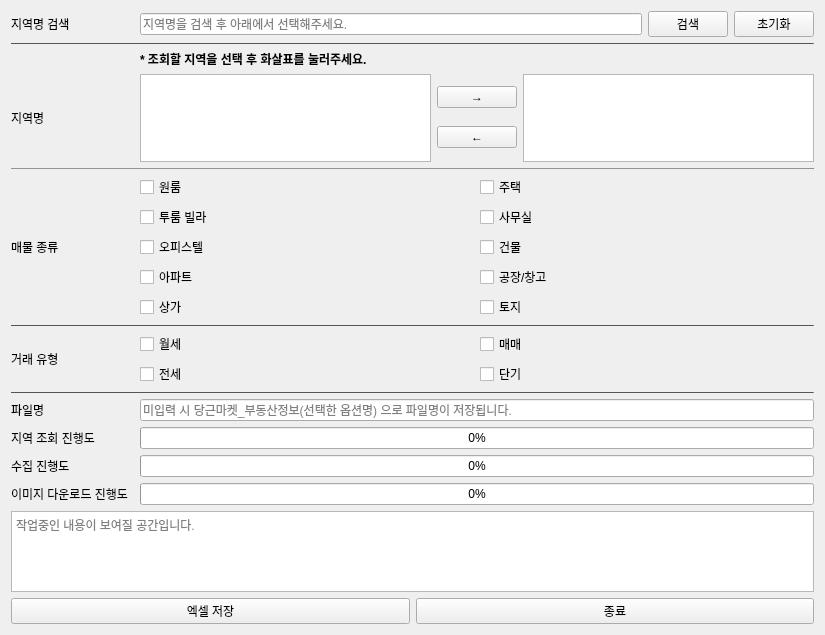
<?xml version="1.0" encoding="UTF-8"?>
<ui version="4.0">
 <class>Form</class>
 <widget class="QWidget" name="Form">
  <property name="geometry">
   <rect>
    <x>0</x>
    <y>0</y>
    <width>825</width>
    <height>635</height>
   </rect>
  </property>
  <property name="windowTitle">
   <string>Form</string>
  </property>
  <layout class="QGridLayout" name="gridLayout_3">
   <item row="0" column="0">
    <layout class="QGridLayout" name="gridLayout_2">
     <item row="1" column="0">
      <widget class="QLabel" name="label_2">
       <property name="text">
        <string>지역명 검색</string>
       </property>
      </widget>
     </item>
     <item row="3" column="2">
      <widget class="QLabel" name="label_7">
       <property name="styleSheet">
        <string notr="true">font-weight: bold;</string>
       </property>
       <property name="text">
        <string>* 조회할 지역을 선택 후 화살표를 눌러주세요.</string>
       </property>
      </widget>
     </item>
     <item row="11" column="0">
      <widget class="QLabel" name="label">
       <property name="text">
        <string>파일명</string>
       </property>
      </widget>
     </item>
     <item row="7" column="0">
      <widget class="QLabel" name="label_3">
       <property name="text">
        <string>매물 종류</string>
       </property>
      </widget>
     </item>
     <item row="7" column="2">
      <layout class="QHBoxLayout" name="horizontalLayout_6">
       <item>
        <layout class="QVBoxLayout" name="verticalLayout_5">
         <item>
          <widget class="QCheckBox" name="one_room_check_box">
           <property name="text">
            <string>원룸</string>
           </property>
          </widget>
         </item>
         <item>
          <widget class="QCheckBox" name="two_room_checkbox">
           <property name="text">
            <string>투룸 빌라</string>
           </property>
          </widget>
         </item>
         <item>
          <widget class="QCheckBox" name="officetel_check_box">
           <property name="text">
            <string>오피스텔</string>
           </property>
          </widget>
         </item>
         <item>
          <widget class="QCheckBox" name="apart_check_box">
           <property name="text">
            <string>아파트</string>
           </property>
          </widget>
         </item>
         <item>
          <widget class="QCheckBox" name="store_check_box">
           <property name="text">
            <string>상가</string>
           </property>
          </widget>
         </item>
        </layout>
       </item>
       <item>
        <layout class="QVBoxLayout" name="verticalLayout_6">
         <item>
          <widget class="QCheckBox" name="house_check_box">
           <property name="text">
            <string>주택</string>
           </property>
          </widget>
         </item>
         <item>
          <widget class="QCheckBox" name="office_check_box">
           <property name="text">
            <string>사무실</string>
           </property>
          </widget>
         </item>
         <item>
          <widget class="QCheckBox" name="building_check_box">
           <property name="text">
            <string>건물</string>
           </property>
          </widget>
         </item>
         <item>
          <widget class="QCheckBox" name="factory_check_box">
           <property name="text">
            <string>공장/창고</string>
           </property>
          </widget>
         </item>
         <item>
          <widget class="QCheckBox" name="land_check_box">
           <property name="text">
            <string>토지</string>
           </property>
          </widget>
         </item>
        </layout>
       </item>
      </layout>
     </item>
     <item row="14" column="0">
      <widget class="QLabel" name="label_9">
       <property name="text">
        <string>이미지 다운로드 진행도</string>
       </property>
      </widget>
     </item>
     <item row="13" column="2">
      <widget class="QProgressBar" name="progressBar_2">
       <property name="value">
        <number>0</number>
       </property>
      </widget>
     </item>
     <item row="9" column="2">
      <layout class="QHBoxLayout" name="horizontalLayout_7">
       <item>
        <layout class="QVBoxLayout" name="verticalLayout_9">
         <item>
          <widget class="QCheckBox" name="month_check_box">
           <property name="text">
            <string>월세</string>
           </property>
          </widget>
         </item>
         <item>
          <widget class="QCheckBox" name="borrow_check_box">
           <property name="text">
            <string>전세</string>
           </property>
          </widget>
         </item>
        </layout>
       </item>
       <item>
        <layout class="QVBoxLayout" name="verticalLayout_12">
         <item>
          <widget class="QCheckBox" name="buy_check_box">
           <property name="text">
            <string>매매</string>
           </property>
          </widget>
         </item>
         <item>
          <widget class="QCheckBox" name="short_check_box">
           <property name="text">
            <string>단기</string>
           </property>
          </widget>
         </item>
        </layout>
       </item>
      </layout>
     </item>
     <item row="1" column="2">
      <layout class="QHBoxLayout" name="horizontalLayout">
       <item>
        <widget class="QLineEdit" name="region_input">
         <property name="placeholderText">
          <string>지역명을 검색 후 아래에서 선택해주세요.</string>
         </property>
        </widget>
       </item>
       <item>
        <widget class="QPushButton" name="region_search_button">
         <property name="text">
          <string>검색</string>
         </property>
        </widget>
       </item>
       <item>
        <widget class="QPushButton" name="reset_button">
         <property name="text">
          <string>초기화</string>
         </property>
        </widget>
       </item>
      </layout>
     </item>
     <item row="10" column="0" colspan="3">
      <widget class="QFrame" name="frame_4">
       <property name="minimumSize">
        <size>
         <width>0</width>
         <height>1</height>
        </size>
       </property>
       <property name="styleSheet">
        <string notr="true">background-color: #808080;</string>
       </property>
       <property name="frameShape">
        <enum>QFrame::Shape::HLine</enum>
       </property>
       <property name="frameShadow">
        <enum>QFrame::Shadow::Raised</enum>
       </property>
       <property name="lineWidth">
        <number>1</number>
       </property>
      </widget>
     </item>
     <item row="4" column="0">
      <widget class="QLabel" name="label_5">
       <property name="text">
        <string>지역명</string>
       </property>
      </widget>
     </item>
     <item row="9" column="0">
      <widget class="QLabel" name="label_4">
       <property name="text">
        <string>거래 유형</string>
       </property>
      </widget>
     </item>
     <item row="12" column="0">
      <widget class="QLabel" name="label_6">
       <property name="text">
        <string>지역 조회 진행도</string>
       </property>
      </widget>
     </item>
     <item row="14" column="2">
      <widget class="QProgressBar" name="progressBar_3">
       <property name="styleSheet">
        <string notr="true"/>
       </property>
       <property name="value">
        <number>0</number>
       </property>
       <property name="invertedAppearance">
        <bool>false</bool>
       </property>
      </widget>
     </item>
     <item row="2" column="0" colspan="3">
      <widget class="QFrame" name="frame">
       <property name="minimumSize">
        <size>
         <width>799</width>
         <height>1</height>
        </size>
       </property>
       <property name="styleSheet">
        <string notr="true">background-color: #808080;</string>
       </property>
       <property name="frameShape">
        <enum>QFrame::Shape::HLine</enum>
       </property>
       <property name="frameShadow">
        <enum>QFrame::Shadow::Raised</enum>
       </property>
      </widget>
     </item>
     <item row="8" column="0" colspan="3">
      <widget class="QFrame" name="frame_3">
       <property name="minimumSize">
        <size>
         <width>0</width>
         <height>1</height>
        </size>
       </property>
       <property name="styleSheet">
        <string notr="true">background-color: #808080;</string>
       </property>
       <property name="frameShape">
        <enum>QFrame::Shape::HLine</enum>
       </property>
       <property name="frameShadow">
        <enum>QFrame::Shadow::Raised</enum>
       </property>
      </widget>
     </item>
     <item row="13" column="0">
      <widget class="QLabel" name="label_8">
       <property name="text">
        <string>수집 진행도 </string>
       </property>
      </widget>
     </item>
     <item row="4" column="2">
      <layout class="QHBoxLayout" name="horizontalLayout_2">
       <item>
        <widget class="QListWidget" name="region_list_widget">
         <property name="selectionMode">
          <enum>QAbstractItemView::SelectionMode::ExtendedSelection</enum>
         </property>
        </widget>
       </item>
       <item>
        <layout class="QVBoxLayout" name="verticalLayout_7">
         <item>
          <widget class="QPushButton" name="use_button">
           <property name="text">
            <string>→</string>
           </property>
          </widget>
         </item>
         <item>
          <widget class="QPushButton" name="disable_button">
           <property name="text">
            <string>←</string>
           </property>
          </widget>
         </item>
        </layout>
       </item>
       <item>
        <widget class="QListWidget" name="used_region_list_widget">
         <property name="selectionMode">
          <enum>QAbstractItemView::SelectionMode::ExtendedSelection</enum>
         </property>
        </widget>
       </item>
      </layout>
     </item>
     <item row="5" column="0" colspan="3">
      <widget class="QFrame" name="frame_2">
       <property name="minimumSize">
        <size>
         <width>0</width>
         <height>1</height>
        </size>
       </property>
       <property name="styleSheet">
        <string notr="true">background-color: #808080;</string>
       </property>
       <property name="frameShape">
        <enum>QFrame::Shape::HLine</enum>
       </property>
       <property name="frameShadow">
        <enum>QFrame::Shadow::Sunken</enum>
       </property>
      </widget>
     </item>
     <item row="12" column="2">
      <widget class="QProgressBar" name="progressBar">
       <property name="value">
        <number>0</number>
       </property>
      </widget>
     </item>
     <item row="11" column="2">
      <widget class="QLineEdit" name="excel_name">
       <property name="placeholderText">
        <string>미입력 시 당근마켓_부동산정보(선택한 옵션명) 으로 파일명이 저장됩니다.</string>
       </property>
      </widget>
     </item>
    </layout>
   </item>
   <item row="3" column="0">
    <layout class="QVBoxLayout" name="verticalLayout_3">
     <item>
      <widget class="QTextBrowser" name="contents">
       <property name="placeholderText">
        <string>작업중인 내용이 보여질 공간입니다.</string>
       </property>
      </widget>
     </item>
     <item>
      <layout class="QHBoxLayout" name="horizontalLayout_3">
       <item>
        <widget class="QPushButton" name="excel_save_button">
         <property name="text">
          <string>엑셀 저장</string>
         </property>
        </widget>
       </item>
       <item>
        <widget class="QPushButton" name="exit_button">
         <property name="text">
          <string>종료</string>
         </property>
        </widget>
       </item>
      </layout>
     </item>
    </layout>
   </item>
  </layout>
 </widget>
 <resources/>
 <connections/>
</ui>
